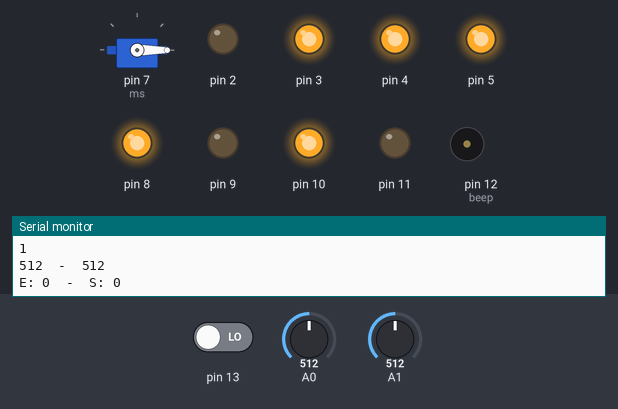
This sketch was run on a simulated Arduino Uno, built with avr-gcc and run on an emulated ATmega328P. On the bench: servo, output pins drawn as LEDs (lit = HIGH), buzzer (waves = sounding, pin HIGH), the last lines printed to the serial monitor. The test bench sets the inputs (shaded band); at power-on: A0 = 512, A1 = 512, pin 13 LOW.

Above: at 1.3 s.
1.4 s: A0 set to 31
2.9 s: A0 set to 27
At 3.9 s:
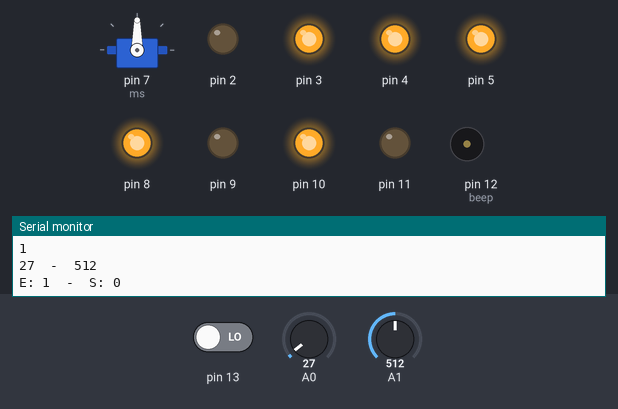
4.5 s: A1 set to 32
6.0 s: A1 set to 28
At 8.9 s:
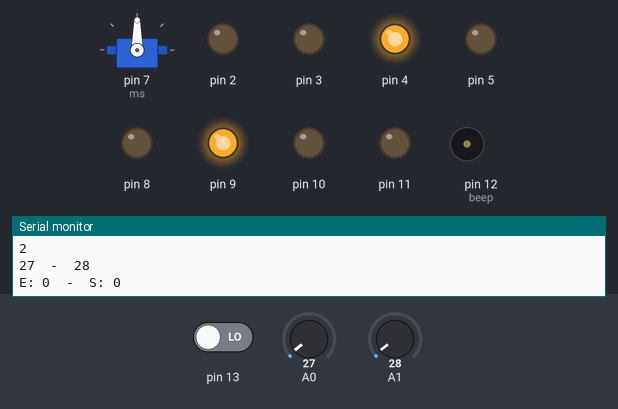
9.0 s: pin 13 driven HIGH
At 9.7 s:
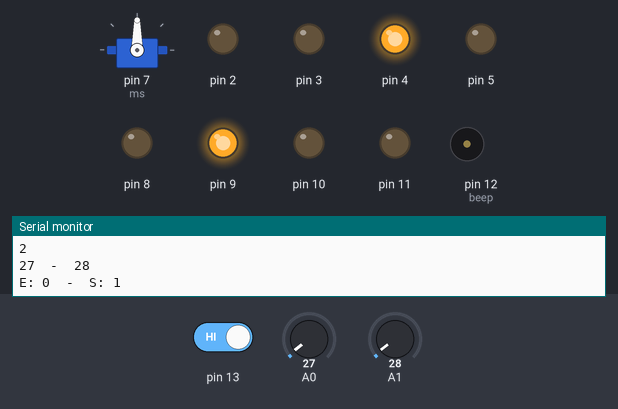
12.0 s: pin 13 driven LOW
At 13.9 s:
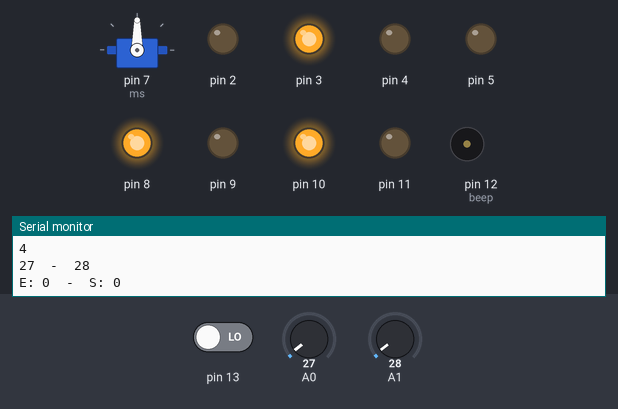
Timing chart, 0 to 18.0 s (numbered marks = the images above; inputs shaded):
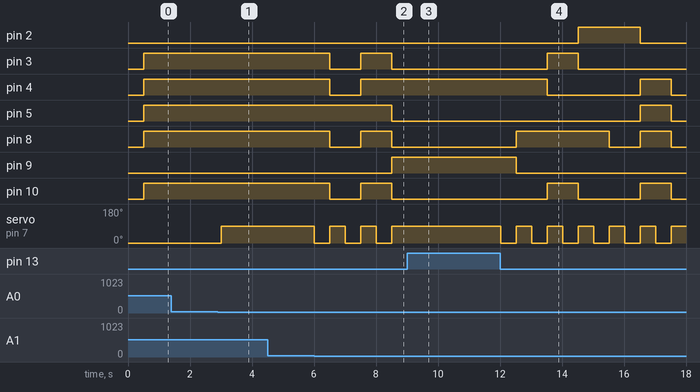

The sketch:

servo_7_seg.ino
```cpp
#include <Servo.h>

Servo ms;
int p = 1;
bool e = false;
bool s = false;
int beep = 12;

void setup() {
  Serial.begin(9600);
  pinMode(2,OUTPUT);
  pinMode(3,OUTPUT);
  pinMode(4,OUTPUT);
  pinMode(5,OUTPUT);
  pinMode(8,OUTPUT);
  pinMode(9,OUTPUT);
  pinMode(10,OUTPUT);
  pinMode(11,OUTPUT);
  pinMode(13,INPUT);
  pinMode(beep,OUTPUT);
  //mario();
  ms.attach(7);
  ms.write(0);
}

void ouvrir(int v) {
  ms.write(90);
  if(v==1)
    {e=true;}
  else
    {s=true;}
}

void fermer(int v) {
  ms.write(0);
  p=p+v;
  e=false;
  s=false;
}

void number(int v) {
  switch(v) {
  case 0 :
  digitalWrite(2,LOW);
  digitalWrite(3,LOW);
  digitalWrite(4,LOW);
  digitalWrite(5,HIGH);
  digitalWrite(8,LOW);
  digitalWrite(9,LOW);
  digitalWrite(10,LOW);
  break;
  case 1 :
  digitalWrite(2,LOW);
  digitalWrite(3,HIGH);
  digitalWrite(4,HIGH);
  digitalWrite(5,HIGH);
  digitalWrite(8,HIGH);
  digitalWrite(9,LOW);
  digitalWrite(10,HIGH);
  break;
  case 2 :
  digitalWrite(2,LOW);
  digitalWrite(3,LOW);
  digitalWrite(4,HIGH);
  digitalWrite(5,LOW);
  digitalWrite(8,LOW);
  digitalWrite(9,HIGH);
  digitalWrite(10,LOW);
  break;
  case 3 :
  digitalWrite(2,LOW);
  digitalWrite(3,LOW);
  digitalWrite(4,HIGH);
  digitalWrite(5,LOW);
  digitalWrite(8,HIGH);
  digitalWrite(9,LOW);
  digitalWrite(10,LOW);
  break;
  case 4 :
  digitalWrite(2,LOW);
  digitalWrite(3,HIGH);
  digitalWrite(4,LOW);
  digitalWrite(5,LOW);
  digitalWrite(8,HIGH);
  digitalWrite(9,LOW);
  digitalWrite(10,HIGH);
  break;
  case 5 :
  digitalWrite(2,HIGH);
  digitalWrite(3,LOW);
  digitalWrite(4,LOW);
  digitalWrite(5,LOW);
  digitalWrite(8,HIGH);
  digitalWrite(9,LOW);
  digitalWrite(10,LOW);
  break;
  case 6 :
  digitalWrite(2,HIGH);
  digitalWrite(3,LOW);
  digitalWrite(4,LOW);
  digitalWrite(5,LOW);
  digitalWrite(8,LOW);
  digitalWrite(9,LOW);
  digitalWrite(10,LOW);
  break;
  case 7 :
  digitalWrite(2,LOW);
  digitalWrite(3,LOW);
  digitalWrite(4,HIGH);
  digitalWrite(5,HIGH);
  digitalWrite(8,HIGH);
  digitalWrite(9,LOW);
  digitalWrite(10,HIGH);
  break;
  case 8 :
  digitalWrite(2,LOW);
  digitalWrite(3,LOW);
  digitalWrite(4,LOW);
  digitalWrite(5,LOW);
  digitalWrite(8,LOW);
  digitalWrite(9,LOW);
  digitalWrite(10,LOW);
  break;
  case 9 :
  digitalWrite(2,LOW);
  digitalWrite(3,LOW);
  digitalWrite(4,LOW);
  digitalWrite(5,LOW);
  digitalWrite(8,HIGH);
  digitalWrite(9,LOW);
  digitalWrite(10,LOW);
  break;

}
}

void mario() {
tone(beep,660,100);
delay(150);
tone(beep,660,100);
delay(300);
tone(beep,660,100);
delay(300);
tone(beep,510,100);
delay(100);
tone(beep,660,100);
delay(300);
tone(beep,770,100);
delay(550);
tone(beep,380,100);
delay(575);

tone(beep,510,100);
delay(450);
tone(beep,380,100);
delay(400);
tone(beep,320,100);
delay(500);
tone(beep,440,100);
delay(300);
tone(beep,480,80);
delay(330);
tone(beep,450,100);
delay(150);
tone(beep,430,100);
delay(300);
tone(beep,380,100);
delay(200);
tone(beep,660,80);
delay(200);
tone(beep,760,50);
delay(150);
tone(beep,860,100);
delay(300);
tone(beep,700,80);
delay(150);
tone(beep,760,50);
delay(350);
tone(beep,660,80);
delay(300);
tone(beep,520,80);
delay(150);
tone(beep,580,80);
delay(150);
tone(beep,480,80);
delay(500);

tone(beep,510,100);
delay(450);
tone(beep,380,100);
delay(400);
tone(beep,320,100);
delay(500);
tone(beep,440,100);
delay(300);
tone(beep,480,80);
delay(330);
tone(beep,450,100);
delay(150);
tone(beep,430,100);
delay(300);
tone(beep,380,100);
delay(200);
tone(beep,660,80);
delay(200);
tone(beep,760,50);
delay(150);
tone(beep,860,100);
delay(300);
tone(beep,700,80);
delay(150);
tone(beep,760,50);
delay(350);
tone(beep,660,80);
delay(300);
tone(beep,520,80);
delay(150);
tone(beep,580,80);
delay(150);
tone(beep,480,80);
delay(500);

tone(beep,500,100);
delay(300);

tone(beep,760,100);
delay(100);
tone(beep,720,100);
delay(150);
tone(beep,680,100);
delay(150);
tone(beep,620,150);
delay(300);

tone(beep,650,150);
delay(300);
tone(beep,380,100);
delay(150);
tone(beep,430,100);
delay(150);

tone(beep,500,100);
delay(300);
tone(beep,430,100);
delay(150);
tone(beep,500,100);
delay(100);
tone(beep,570,100);
delay(220);

tone(beep,500,100);
delay(300);

tone(beep,760,100);
delay(100);
tone(beep,720,100);
delay(150);
tone(beep,680,100);
delay(150);
tone(beep,620,150);
delay(300);

tone(beep,650,200);
delay(300);

tone(beep,1020,80);
delay(300);
tone(beep,1020,80);
delay(150);
tone(beep,1020,80);
delay(300);

tone(beep,380,100);
delay(300);
tone(beep,500,100);
delay(300);

tone(beep,760,100);
delay(100);
tone(beep,720,100);
delay(150);
tone(beep,680,100);
delay(150);
tone(beep,620,150);
delay(300);

tone(beep,650,150);
delay(300);
tone(beep,380,100);
delay(150);
tone(beep,430,100);
delay(150);

tone(beep,500,100);
delay(300);
tone(beep,430,100);
delay(150);
tone(beep,500,100);
delay(100);
tone(beep,570,100);
delay(420);

tone(beep,585,100);
delay(450);

tone(beep,550,100);
delay(420);

tone(beep,500,100);
delay(360);

tone(beep,380,100);
delay(300);
tone(beep,500,100);
delay(300);
tone(beep,500,100);
delay(150);
tone(beep,500,100);
delay(300);

tone(beep,500,100);
delay(300);

tone(beep,760,100);
delay(100);
tone(beep,720,100);
delay(150);
tone(beep,680,100);
delay(150);
tone(beep,620,150);
delay(300);

tone(beep,650,150);
delay(300);
tone(beep,380,100);
delay(150);
tone(beep,430,100);
delay(150);

tone(beep,500,100);
delay(300);
tone(beep,430,100);
delay(150);
tone(beep,500,100);
delay(100);
tone(beep,570,100);
delay(220);

tone(beep,500,100);
delay(300);

tone(beep,760,100);
delay(100);
tone(beep,720,100);
delay(150);
tone(beep,680,100);
delay(150);
tone(beep,620,150);
delay(300);

tone(beep,650,200);
delay(300);

tone(beep,1020,80);
delay(300);
tone(beep,1020,80);
delay(150);
tone(beep,1020,80);
delay(300);

tone(beep,380,100);
delay(300);
tone(beep,500,100);
delay(300);

tone(beep,760,100);
delay(100);
tone(beep,720,100);
delay(150);
tone(beep,680,100);
delay(150);
tone(beep,620,150);
delay(300);

tone(beep,650,150);
delay(300);
tone(beep,380,100);
delay(150);
tone(beep,430,100);
delay(150);

tone(beep,500,100);
delay(300);
tone(beep,430,100);
delay(150);
tone(beep,500,100);
delay(100);
tone(beep,570,100);
delay(420);

tone(beep,585,100);
delay(450);

tone(beep,550,100);
delay(420);

tone(beep,500,100);
delay(360);

tone(beep,380,100);
delay(300);
tone(beep,500,100);
delay(300);
tone(beep,500,100);
delay(150);
tone(beep,500,100);
delay(300);

tone(beep,500,60);
delay(150);
tone(beep,500,80);
delay(300);
tone(beep,500,60);
delay(350);
tone(beep,500,80);
delay(150);
tone(beep,580,80);
delay(350);
tone(beep,660,80);
delay(150);
tone(beep,500,80);
delay(300);
tone(beep,430,80);
delay(150);
tone(beep,380,80);
delay(600);

tone(beep,500,60);
delay(150);
tone(beep,500,80);
delay(300);
tone(beep,500,60);
delay(350);
tone(beep,500,80);
delay(150);
tone(beep,580,80);
delay(150);
tone(beep,660,80);
delay(550);

tone(beep,870,80);
delay(325);
tone(beep,760,80);
delay(600);

tone(beep,500,60);
delay(150);
tone(beep,500,80);
delay(300);
tone(beep,500,60);
delay(350);
tone(beep,500,80);
delay(150);
tone(beep,580,80);
delay(350);
tone(beep,660,80);
delay(150);
tone(beep,500,80);
delay(300);
tone(beep,430,80);
delay(150);
tone(beep,380,80);
delay(600);

tone(beep,660,100);
delay(150);
tone(beep,660,100);
delay(300);
tone(beep,660,100);
delay(300);
tone(beep,510,100);
delay(100);
tone(beep,660,100);
delay(300);
tone(beep,770,100);
delay(550);
tone(beep,380,100);
delay(575);
}

void loop() {

  int L1 = analogRead(A0);
  int L2 = analogRead(A1);

  if(digitalRead(13))
    {
      ms.write(90);
      delay(3000);
      ms.write(0);
    }

if (e)
{
  if(L2<30)
  {
  fermer(-1);
  //delay(1000);
  }
}
else if (s)
{
  if(L1<30)
  {
  fermer(1);
  //delay(1000);
  }
}
else if(L2<30 && p<9)
{
  ouvrir(2);
  //delay(1000);
}
else if(L1<30 && p>0)
{
  ouvrir(1);
  //delay(1000);
}
else if(p==0 && L1<30)
{
  tone(beep,380,50);
}

delay(500);
Serial.println(p);
number(p);
Serial.print(L1);
Serial.print("  -  ");
Serial.println(L2);
Serial.print("E: ");
Serial.print(e);
Serial.print("  -  S: ");
Serial.println(s);

}
```

Measured:
- the behaviour switches between 30 and 29 on A0 (found by bisection; images 0 and 1)
- the behaviour switches between 30 and 29 on A1 (found by bisection; images 1 and 2)
- after the input at 2.9 s, servo on pin 7 (ms): 0° → 90° after 0.11 s
- after the input at 6.0 s, pin 3, pin 8, pin 10: HIGH → LOW after 0.51 s, → HIGH 1.0 s later, → LOW 1.0 s later; pin 4: HIGH → LOW after 0.51 s, → HIGH 1.0 s later; pin 5: HIGH → LOW after 2.5 s; pin 9: LOW → HIGH after 2.5 s; servo on pin 7 (ms): alternates 90° for 0.50 s and 0° for 0.50 s, starting at once
- after the input at 9.0 s, pin 2: stays LOW (without the input it goes to HIGH after 2.5 s); pin 3: stays LOW (without the input it goes to HIGH after 1.5 s)
- after the input at 12.0 s, pin 2: LOW → HIGH after 2.5 s, → LOW 2.0 s later; pin 3: LOW → HIGH after 1.5 s, → LOW 1.0 s later; pin 4: HIGH → LOW after 1.5 s, → HIGH 3.0 s later, → LOW 1.0 s later; pin 5: LOW → HIGH after 4.5 s, → LOW 1.0 s later; pin 10: alternates HIGH for 1.0 s and LOW for 2.0 s, starting after 1.5 s
